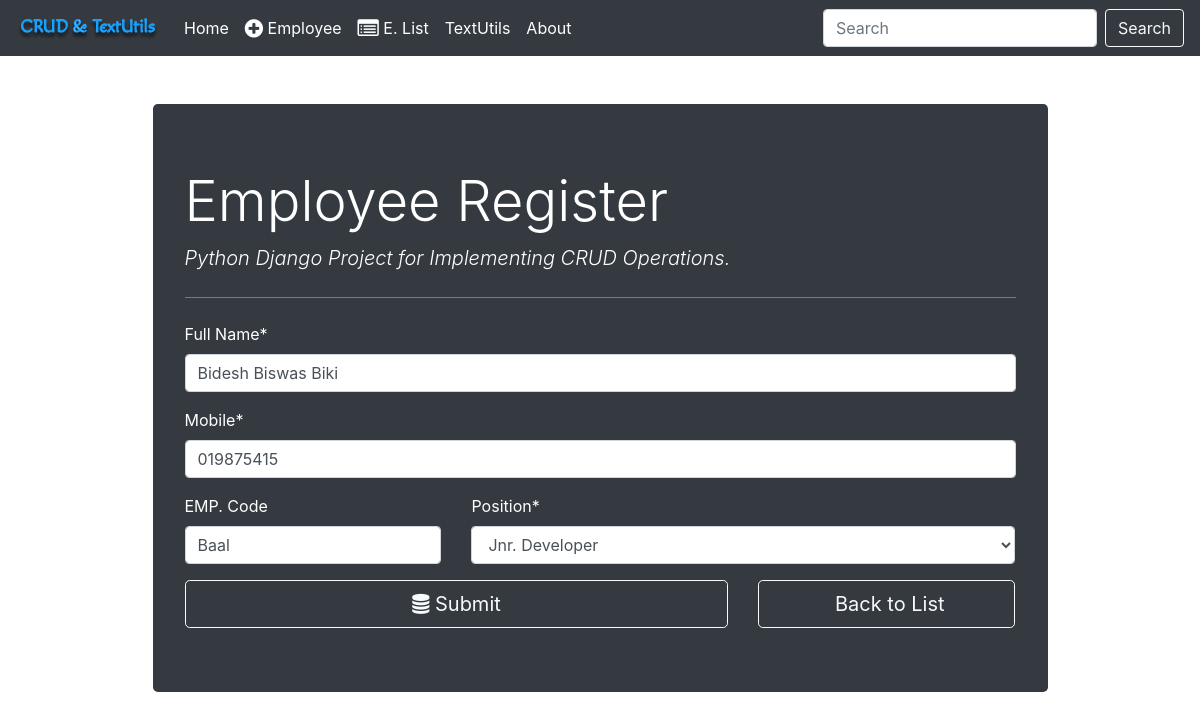
The app's page /employee/6/ with its own data.
### employee_register/models.py (models this page shows, shortened)
class Employee(models.Model):
    fullname = models.CharField(max_length=100)
    emp_code = models.CharField(max_length=4)
    mobile = models.CharField(max_length=15)
    position = models.ForeignKey(Position, on_delete=models.CASCADE)

### employee_register/views.py (the view, shortened to what this page needs)
# urls.py: path('', views.employee_form, name='employee_insert'), # get and post req for insert operation
def employee_form(request, id=0):
    if request.method == 'GET':
        if id == 0:
            form = EmployeeForm()  ## From forms.py
        else:
            employee = Employee.objects.get(pk=id)
            form = EmployeeForm(instance=employee)
        return render(request, 'employee_register/employee_form.html', {'form':form})

### employee_register/forms.py
class EmployeeForm(forms.ModelForm):
    class Meta:
        model = Employee
        fields = ('fullname', 'mobile', 'emp_code', 'position')
        labels = {             ## To Update the label text
            'fullname': 'Full Name',
            'emp_code': 'EMP. Code'
        }
    def __init__(self, *args, **kwargs):
        super(EmployeeForm, self).__init__(*args, **kwargs)
        self.fields['position'].empty_label = "Select"
        self.fields['emp_code'].required = False  # removed required validation for EMP. Code

### employee_register/models.py (called while the page is built)
    def __str__(self):
        return self.title

### templates/employee_register/employee_form.html (shortened to what this page needs)
{% extends 'base.html' %}
{% load crispy_forms_tags %}
{% block content %}
<div class="container text-white">
    <div class="col-md-10 offset-md-1 mt-5">
        <div class="jumbotron bg-dark">
          <h1 class="display-4">Employee Register</h1>
          <p class="lead font-italic">Python Django Project for Implementing CRUD Operations.</p>
          <hr class="my-4 border-info">
            <form action="" method="post" autocomplete="off">
                {{ form.fullname | as_crispy_field }}
                {{ form.mobile | as_crispy_field }}
                <div class="row">
                    <div class="col-md-4">
                        {{ form.emp_code | as_crispy_field }}
                    </div>
                    <div class="col-md-8">
                        {{ form.position | as_crispy_field }}
                    </div>
                </div>
                <div class="row">
                    <div class="col-md-8">
                        <button type="submit" class="btn btn-outline-light btn-block btn-lg"><i class="fa fa-database"></i> Submit</button>
                    </div>
                    <div class="col-md-4">
                        <a href="{% url 'employee_list' %}" class="btn btn-outline-light btn-block btn-lg">
                             Back to List
                        </a>
                    </div>
                </div>
            </form>
        </div>
    </div>
</div>
{% endblock content %}

### records on screen
Employee: fullname "Bidesh Biswas Biki", mobile "019875415", emp_code "Baal", position "Jnr. Developer"
